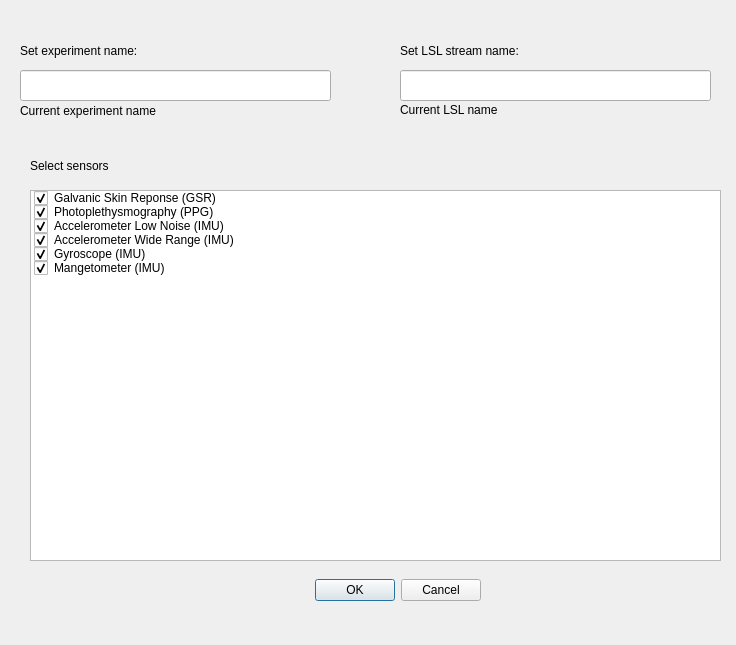
<?xml version="1.0" encoding="UTF-8"?>
<ui version="4.0">
 <class>Dialog</class>
 <widget class="QDialog" name="Dialog">
  <property name="geometry">
   <rect>
    <x>0</x>
    <y>0</y>
    <width>736</width>
    <height>645</height>
   </rect>
  </property>
  <property name="windowTitle">
   <string>Dialog</string>
  </property>
  <widget class="QDialogButtonBox" name="buttonBox">
   <property name="geometry">
    <rect>
     <x>20</x>
     <y>560</y>
     <width>461</width>
     <height>61</height>
    </rect>
   </property>
   <property name="orientation">
    <enum>Qt::Horizontal</enum>
   </property>
   <property name="standardButtons">
    <set>QDialogButtonBox::Cancel|QDialogButtonBox::Ok</set>
   </property>
  </widget>
  <widget class="QLabel" name="display_current_experiment">
   <property name="geometry">
    <rect>
     <x>20</x>
     <y>100</y>
     <width>301</width>
     <height>21</height>
    </rect>
   </property>
   <property name="text">
    <string>Current experiment name</string>
   </property>
  </widget>
  <widget class="QLineEdit" name="input_experiment_name">
   <property name="geometry">
    <rect>
     <x>20</x>
     <y>70</y>
     <width>311</width>
     <height>31</height>
    </rect>
   </property>
  </widget>
  <widget class="QLabel" name="display_current_lsl_name">
   <property name="geometry">
    <rect>
     <x>400</x>
     <y>100</y>
     <width>311</width>
     <height>20</height>
    </rect>
   </property>
   <property name="text">
    <string>Current LSL name</string>
   </property>
  </widget>
  <widget class="QLineEdit" name="input_lsl_stream">
   <property name="geometry">
    <rect>
     <x>400</x>
     <y>70</y>
     <width>311</width>
     <height>31</height>
    </rect>
   </property>
  </widget>
  <widget class="QListWidget" name="sensor_list_select">
   <property name="geometry">
    <rect>
     <x>30</x>
     <y>190</y>
     <width>691</width>
     <height>371</height>
    </rect>
   </property>
   <item>
    <property name="text">
     <string>Galvanic Skin Reponse (GSR)</string>
    </property>
    <property name="checkState">
     <enum>Checked</enum>
    </property>
   </item>
   <item>
    <property name="text">
     <string>Photoplethysmography (PPG)</string>
    </property>
    <property name="checkState">
     <enum>Checked</enum>
    </property>
   </item>
   <item>
    <property name="text">
     <string>Accelerometer Low Noise (IMU)</string>
    </property>
    <property name="checkState">
     <enum>Checked</enum>
    </property>
   </item>
   <item>
    <property name="text">
     <string>Accelerometer Wide Range (IMU)</string>
    </property>
    <property name="checkState">
     <enum>Checked</enum>
    </property>
   </item>
   <item>
    <property name="text">
     <string>Gyroscope (IMU)</string>
    </property>
    <property name="checkState">
     <enum>Checked</enum>
    </property>
   </item>
   <item>
    <property name="text">
     <string>Mangetometer (IMU)</string>
    </property>
    <property name="checkState">
     <enum>Checked</enum>
    </property>
   </item>
  </widget>
  <widget class="QLabel" name="label_3">
   <property name="geometry">
    <rect>
     <x>30</x>
     <y>145</y>
     <width>301</width>
     <height>41</height>
    </rect>
   </property>
   <property name="text">
    <string>Select sensors</string>
   </property>
  </widget>
  <widget class="QLabel" name="set_experiment_name">
   <property name="geometry">
    <rect>
     <x>20</x>
     <y>40</y>
     <width>301</width>
     <height>21</height>
    </rect>
   </property>
   <property name="text">
    <string>Set experiment name:</string>
   </property>
  </widget>
  <widget class="QLabel" name="set_experiment_name_2">
   <property name="geometry">
    <rect>
     <x>400</x>
     <y>40</y>
     <width>301</width>
     <height>21</height>
    </rect>
   </property>
   <property name="text">
    <string>Set LSL stream name:</string>
   </property>
  </widget>
 </widget>
 <resources/>
 <connections>
  <connection>
   <sender>buttonBox</sender>
   <signal>accepted()</signal>
   <receiver>Dialog</receiver>
   <slot>accept()</slot>
   <hints>
    <hint type="sourcelabel">
     <x>248</x>
     <y>254</y>
    </hint>
    <hint type="destinationlabel">
     <x>157</x>
     <y>274</y>
    </hint>
   </hints>
  </connection>
  <connection>
   <sender>buttonBox</sender>
   <signal>rejected()</signal>
   <receiver>Dialog</receiver>
   <slot>reject()</slot>
   <hints>
    <hint type="sourcelabel">
     <x>316</x>
     <y>260</y>
    </hint>
    <hint type="destinationlabel">
     <x>286</x>
     <y>274</y>
    </hint>
   </hints>
  </connection>
 </connections>
</ui>
